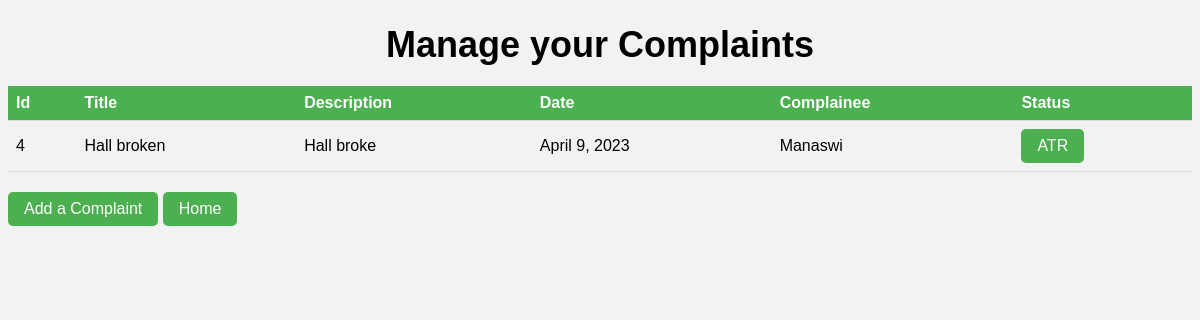
Page /home/complaints (signed in) on the committed database.
### main/models.py (models this page shows)
class Complaint(models.Model):
    complaintregister = models.ForeignKey(ComplaintRegister, on_delete = models.CASCADE, related_name = "r_complaints")
    student = models.ForeignKey(Student, on_delete = models.CASCADE, related_name = "s_complaints")
    title = models.CharField(max_length = 100)
    description = models.TextField()
    date = models.DateField()
    nameagainst = models.CharField(max_length = 100)
    status = models.CharField(max_length = 100, default = "Pending")

### main/views.py (the view)
# urls.py: path("home/complaints", views.complaints, name = "complaints-student"),
@login_required(login_url = "main-login")
def complaints(request):
    complaints = request.user.student.s_complaints.all()
    return render(request, "studentIndex/complaints-student.html", {'complaints': complaints})

### main/templates/studentIndex/complaints-student.html (shortened to what this page needs)
<!DOCTYPE html>
<html lang="en">
<head>
</head>
<body>
    <h1>Manage your Complaints</h1>
    <table>
        <thead>
          <tr>
            <th>Id</th>
            <th>Title</th>
            <th>Description</th>
            <th>Date</th>
            <th>Complainee</th>
            <th>Status</th>
          </tr>
        </thead>
        <tbody>
          {% for complaint in complaints %}
            <tr>
              <td>{{ complaint.id }}</td>
              <td>{{ complaint.title }}</td>
              <td>{{ complaint.description }}</td>
                <td>{{ complaint.date }}</td>
                <td>{{ complaint.nameagainst }}</td>
                {% if complaint.status == 'Pending' %}
                <td>{{ complaint.status }}</td>
                {% else %}
                <td><a href="{% url 'getATRreport' complaint.pk %}">ATR</a></td>
                {% endif %}
            </tr>
          {% endfor %}
        </tbody>
      </table>
    <a href="{% url 'newcomplaints-student' %}">Add a Complaint </a>
    <a href="{% url 'index' %}">Home </a>
</body>
</html>

### main/templates/studentIndex/complaints-student.html (style rules this page uses)
body { background-color: #f2f2f2; font-family: Arial, sans-serif; }
table { border-collapse: collapse; width: 100%; margin-bottom: 20px; }
th, td { text-align: left; padding: 8px; border-bottom: 1px solid #ddd; }
th { background-color: #4CAF50; color: white; }
h1 { text-align: center; color: rgb(0, 0, 0); font-size: 36px; margin-bottom: 20px; }
a { display: inline-block; background-color: #4CAF50; color: white; padding: 8px 16px; text-decoration: none; border-radius: 5px; }

### rows in the picture
Complaint: id "4", title "Hall broken", description "Hall broke", date "April 9, 2023", nameagainst "Manaswi", status "ATR"
